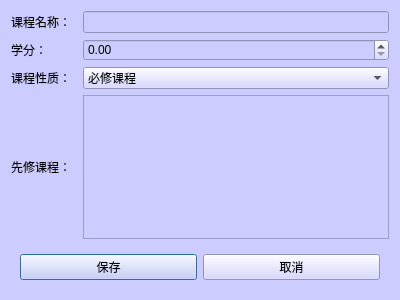
<?xml version="1.0" encoding="UTF-8"?>
<ui version="4.0">
 <class>AddCourseDialog</class>
 <widget class="QDialog" name="AddCourseDialog">
  <property name="geometry">
   <rect>
    <x>0</x>
    <y>0</y>
    <width>400</width>
    <height>300</height>
   </rect>
  </property>
  <property name="minimumSize">
   <size>
    <width>50</width>
    <height>50</height>
   </size>
  </property>
  <property name="windowTitle">
   <string>新建课程</string>
  </property>
  <property name="windowIcon">
   <iconset resource="resources.qrc">
    <normaloff>:/icons/add.png</normaloff>:/icons/add.png</iconset>
  </property>
  <property name="styleSheet">
   <string notr="true">background-color: #CCCCFF;
</string>
  </property>
  <layout class="QGridLayout" name="gridLayout_2">
   <item row="2" column="0">
    <widget class="QLabel" name="coursetype">
     <property name="text">
      <string>课程性质：</string>
     </property>
    </widget>
   </item>
   <item row="3" column="2">
    <widget class="QTextEdit" name="precourses_val"/>
   </item>
   <item row="1" column="0">
    <widget class="QLabel" name="credit">
     <property name="text">
      <string>学分：</string>
     </property>
    </widget>
   </item>
   <item row="0" column="0">
    <widget class="QLabel" name="name">
     <property name="text">
      <string>课程名称：</string>
     </property>
    </widget>
   </item>
   <item row="3" column="0">
    <widget class="QLabel" name="precourses">
     <property name="text">
      <string>先修课程：</string>
     </property>
    </widget>
   </item>
   <item row="1" column="2">
    <widget class="QDoubleSpinBox" name="credit_val"/>
   </item>
   <item row="0" column="2">
    <widget class="QLineEdit" name="name_val">
     <property name="styleSheet">
      <string notr="true">selection-color: rgb(85, 255, 127);</string>
     </property>
    </widget>
   </item>
   <item row="2" column="2">
    <widget class="QComboBox" name="coursetype_val">
     <item>
      <property name="text">
       <string>必修课程</string>
      </property>
     </item>
     <item>
      <property name="text">
       <string>选修课程</string>
      </property>
     </item>
    </widget>
   </item>
   <item row="4" column="0" colspan="3">
    <widget class="QWidget" name="widget" native="true">
     <layout class="QGridLayout" name="gridLayout">
      <item row="0" column="0">
       <widget class="QPushButton" name="save_btn">
        <property name="text">
         <string>保存</string>
        </property>
       </widget>
      </item>
      <item row="0" column="1">
       <widget class="QPushButton" name="cancel_btn">
        <property name="text">
         <string>取消</string>
        </property>
       </widget>
      </item>
     </layout>
    </widget>
   </item>
  </layout>
 </widget>
 <resources>
  <include location="resources.qrc"/>
 </resources>
 <connections/>
</ui>
